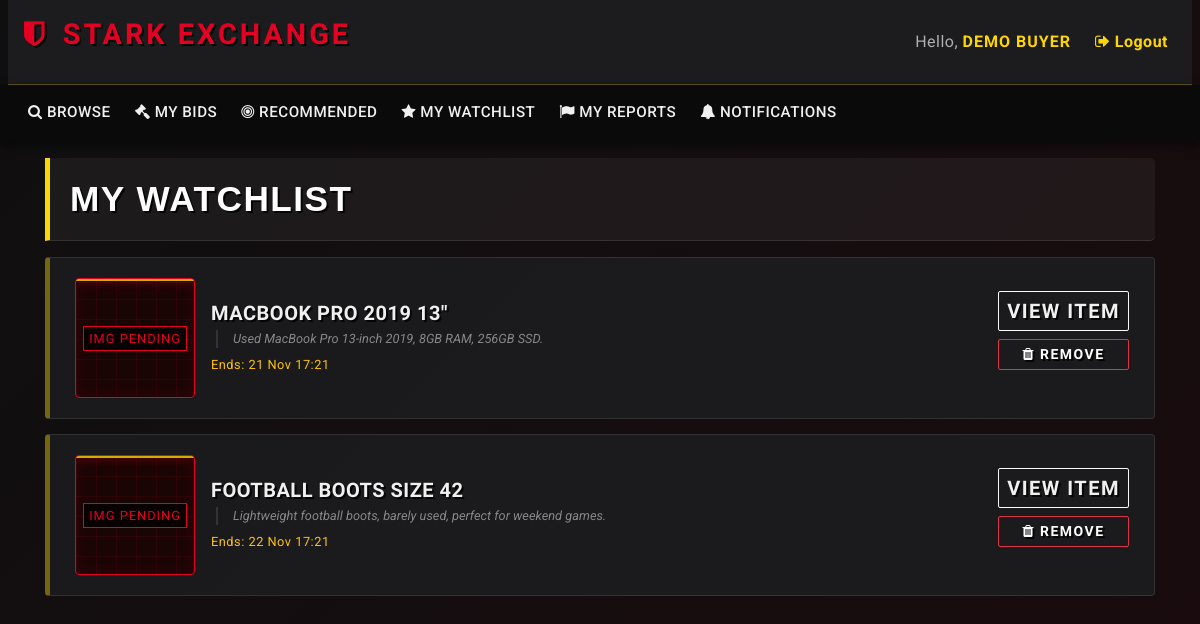
Screenshot of /mywatchlist.php (signed in) with the database file from the repository.
### tables this page shows
CREATE TABLE watchlist (
    user_id    INT NOT NULL,
    auction_id INT NOT NULL,

    PRIMARY KEY (user_id, auction_id),

    CONSTRAINT fk_watchlist_user
        FOREIGN KEY (user_id)
        REFERENCES users(user_id)
        ON DELETE CASCADE
        ON UPDATE CASCADE,

    CONSTRAINT fk_watchlist_auction
        FOREIGN KEY (auction_id)
        REFERENCES auctions(auction_id)
        ON DELETE CASCADE
        ON UPDATE CASCADE
);

CREATE TABLE items (
    item_id      INT AUTO_INCREMENT PRIMARY KEY,
    title        VARCHAR(255) NOT NULL,
    description  TEXT,
    image_path   VARCHAR(255) DEFAULT NULL,
    category_id  INT NOT NULL,
    seller_id    INT NOT NULL,
    created_at   DATETIME NOT NULL DEFAULT CURRENT_TIMESTAMP,

    CONSTRAINT fk_items_category
        FOREIGN KEY (category_id)
        REFERENCES categories(category_id)
        ON DELETE RESTRICT
        ON UPDATE CASCADE,

    CONSTRAINT fk_items_seller
        FOREIGN KEY (seller_id)
        REFERENCES users(user_id)
        ON DELETE CASCADE
        ON UPDATE CASCADE
);

CREATE TABLE auctions (
    auction_id    INT AUTO_INCREMENT PRIMARY KEY,
    item_id       INT NOT NULL,
    seller_id     INT NOT NULL,
    start_price   DECIMAL(10,2) NOT NULL,
    reserve_price DECIMAL(10,2),
    start_date    DATETIME NOT NULL DEFAULT CURRENT_TIMESTAMP,
    end_date      DATETIME NOT NULL,
    winner_id     INT NULL,
     
     
     
     
     
     
    status        ENUM('pending','active','finished','cancelled','removed')
                  NOT NULL DEFAULT 'pending',

    CONSTRAINT fk_auctions_item
        FOREIGN KEY (item_id)
        REFERENCES items(item_id)
        ON DELETE CASCADE
        ON UPDATE CASCADE,

    CONSTRAINT fk_auctions_seller
        FOREIGN KEY (seller_id)
        REFERENCES users(user_id)
        ON DELETE CASCADE
        ON UPDATE CASCADE,

    CONSTRAINT fk_auctions_winner
        FOREIGN KEY (winner_id)
        REFERENCES users(user_id)
        ON DELETE SET NULL
        ON UPDATE CASCADE
);

### utilities.php (called while the page is built, shortened)
<?php
function get_db() {
    static $conn = null;
    if ($conn === null) {
        $conn = new mysqli(DB_HOST, DB_USER, DB_PASS, DB_NAME);
        $conn->set_charset(DB_CHARSET);
    }
    return $conn;
}
function db_query($sql, $types = '', $params = []) {
    $conn = get_db();
    $stmt = $conn->prepare($sql);
    $stmt->bind_param($types, ...$params);
    if (!$stmt->execute()) {
        die('Execute failed: ' . $stmt->error);
    }
    return $stmt->get_result();
}
?>

### mywatchlist.php (the view, shortened to what this page needs)
<?php
require_once 'utilities.php';
include_once 'header.php';
$user_id = current_user_id();
$sql = "
    SELECT
        w.auction_id,
        i.item_id,
        i.title,
        i.image_path,
        i.description,
        a.end_date,
        a.status
    FROM watchlist w
    JOIN auctions a ON w.auction_id = a.auction_id
    JOIN items i ON a.item_id = i.item_id
    WHERE w.user_id = ?
    ORDER BY a.end_date ASC
";
$result = db_query($sql, "i", [$user_id]);
?>
<div class="container">
    <h2 class="my-3 text-uppercase" style="font-family: 'Oswald', sans-serif; letter-spacing: 1px;">My Watchlist</h2>
<?php if (!$result || $result->num_rows === 0): ?>
    <div class="text-center py-5">
        <p class="text-muted mb-4">You have no items in your watchlist.</p>
        <a href="browse.php" class="btn btn-primary btn-lg">Browse Auctions</a>
    </div>
<?php else: ?>
   <ul class="list-group mb-5" style="border: none;">
        <?php while ($row = $result->fetch_assoc()):
            $item_id    = (int)$row['item_id'];
            $title      = $row['title'];
            $desc       = $row['description'];
            $end_date   = new DateTime($row['end_date']);
            $image_path_row = $row['image_path'] ?? '';
            if (!empty($image_path_row) && file_exists($image_path_row)) {
                $img_html = '<img src="' . htmlspecialchars($image_path_row) . '" alt="Item image" style="width: 120px; height: 120px; object-fit: cover; border-radius: 4px; border: 1px solid #333;">';
            } else {
                $img_html = '<div class="img-placeholder" style="width: 120px; height: 120px; margin: 0;"></div>';
            }
        ?>
        <li class="list-group-item d-flex align-items-center"
            style="background-color: rgba(28, 28, 30, 0.9); border: 1px solid rgba(255,255,255,0.1); margin-bottom: 10px; border-radius: 4px; border-left: 4px solid var(--color-accent);">
            <div class="mr-3">
                <?php echo $img_html; ?>
            </div>
            <div class="flex-grow-1">
                <h5 class="mb-1">
                    <a href="listing.php?item_id=<?= $item_id ?>" class="text-light" style="font-family: 'Oswald', sans-serif; letter-spacing: 0.5px;">
                        <?= htmlspecialchars($title) ?>
                    </a>
                </h5>
                <p class="mb-1 text-muted small" style="line-height: 1.4;">
                    <?php
                    $desc_short = (strlen($desc) > 120) ? substr($desc, 0, 120) . '...' : $desc;
                    echo htmlspecialchars($desc_short);
                    ?>
                </p>
                <small class="text-warning">
                    Ends: <?= $end_date->format('j M H:i') ?>
                </small>
            </div>
            <div class="text-right ml-4" style="min-width: 120px;">
                <a href="listing.php?item_id=<?= $item_id ?>"
                   class="btn btn-sm btn-outline-light btn-block mb-2">
                   View Item
                </a>
                <form method="POST" action="watchlist_funcs.php" style="display:inline;">
                    <button class="btn btn-sm btn-outline-danger btn-block" type="submit">
                        <i class="fa fa-trash"></i> Remove
                    </button>
                </form>
            </div>
        </li>
        <?php endwhile; ?>
    </ul>
<?php endif; ?>
</div>
<?php include_once 'footer.php'; ?>

### css/custom.css (style rules this page uses)
:root { --color-primary: #E30022; --color-accent: #FFD700; --color-bg-dark: #0A0A0A; --color-bg-secondary: #1C1C1E; --color-bg-input: #2D2D30; --color-text-light: #F0F0F0; --color-text-muted: #B0B0B0; }
body, html { background-color: var(--color-bg-dark) !important; background: linear-gradient(135deg, #0f0f10 0%, #1a0b0e 100%) !important; min-height: 100vh; color: var(--color-text-light) !important; font-family: 'Roboto', sans-serif !important; font-weight: 400; letter-spacing: 0.5px; }
h1, h2, h3, h4, h5, h6, .navbar-brand, .card-title, .container h2, .btn { font-family: 'Oswald', sans-serif !important; font-weight: 700; letter-spacing: 1.5px !important; text-transform: uppercase; color: white !important; text-shadow: 2px 2px 0px rgba(0,0,0,0.8) !important; margin-bottom: 15px; }
.container p.text-muted, .text-muted { font-family: 'Roboto', sans-serif !important; font-weight: 400; letter-spacing: normal; text-shadow: none !important; color: #bbb !important; }
.btn { border-radius: 2px !important; font-weight: bold; text-transform: uppercase; transition: all 0.3s ease; }
ul.list-group { border: none !important; gap: 15px; background-color: transparent !important; }
.list-group-item { background-color: rgba(28, 28, 30, 0.9) !important; border: 1px solid rgba(255, 255, 255, 0.1) !important; margin-bottom: 0 !important; border-radius: 4px; padding: 20px 25px; border-left: 5px solid rgba(255, 215, 0, 0.4) !important; position: relative; overflow: hidden; transition: all 0.3s cubic-bezier(0.25, 0.8, 0.25, 1); }
.list-group-item h5, .list-group-item a { color: var(--color-text-light) !important; font-weight: bold; text-decoration: none; font-size: 1.25rem; display: block; margin-bottom: 5px; }
.list-group-item::after { content: ""; position: absolute; top: 0; left: -100%; width: 50%; height: 100%; background: linear-gradient(to right, transparent, rgba(255, 255, 255, 0.1), transparent); transform: skewX(-25deg); transition: none; }
.container h2.my-3 { background: rgba(255, 255, 255, 0.05); padding: 20px; border-left: 5px solid var(--color-accent); border-radius: 0 5px 5px 0; font-family: 'Impact', sans-serif !important; text-transform: uppercase; letter-spacing: 1px; font-size: 2.2rem; border-bottom: 1px solid rgba(255, 255, 255, 0.1); }
.container p.text-muted { color: #888 !important; font-style: italic; border-left: 2px solid #333; padding-left: 15px; margin-left: 5px; }
.img-placeholder { width: 150px; height: 150px; flex-shrink: 0; background-color: #1a0505; background-image: linear-gradient(rgba(227, 0, 34, 0.1) 1px, transparent 1px), linear-gradient(90deg, rgba(227, 0, 34, 0.1) 1px, transparent 1px); background-size: 20px 20px; border: 1px solid var(--color-primary); display: flex; align-items: center; justify-content: center; position: relative; overflow: hidden; margin-right: 20px; border-radius: 4px; box-shadow: inset 0 0 20px rgba(227, 0, 34, 0.1); }
.img-placeholder::before { content: ""; position: absolute; top: 0; left: 0; width: 100%; height: 2px; background: var(--color-accent); box-shadow: 0 0 10px var(--color-primary); animation: stark-scan 3s infinite ease-in-out; opacity: 0.8; }
.img-placeholder::after { content: "IMG PENDING"; color: var(--color-primary); font-family: 'Oswald', sans-serif; font-size: 0.8rem; letter-spacing: 1px; background: rgba(0,0,0,0.7); padding: 2px 5px; border: 1px solid var(--color-primary); }

### rows the page displays
watchlist: items.title "MACBOOK PRO 2019 13\"", items.description "Used MacBook Pro 13-inch 2019, 8GB RAM, 256GB SSD.", auction.end_date "21 Nov 17:21"
watchlist: items.title "FOOTBALL BOOTS SIZE 42", items.description "Lightweight football boots, barely used, perfect for weekend games.", auction.end_date "22 Nov 17:21"

### other values shown
$display_name "DEMO BUYER"
